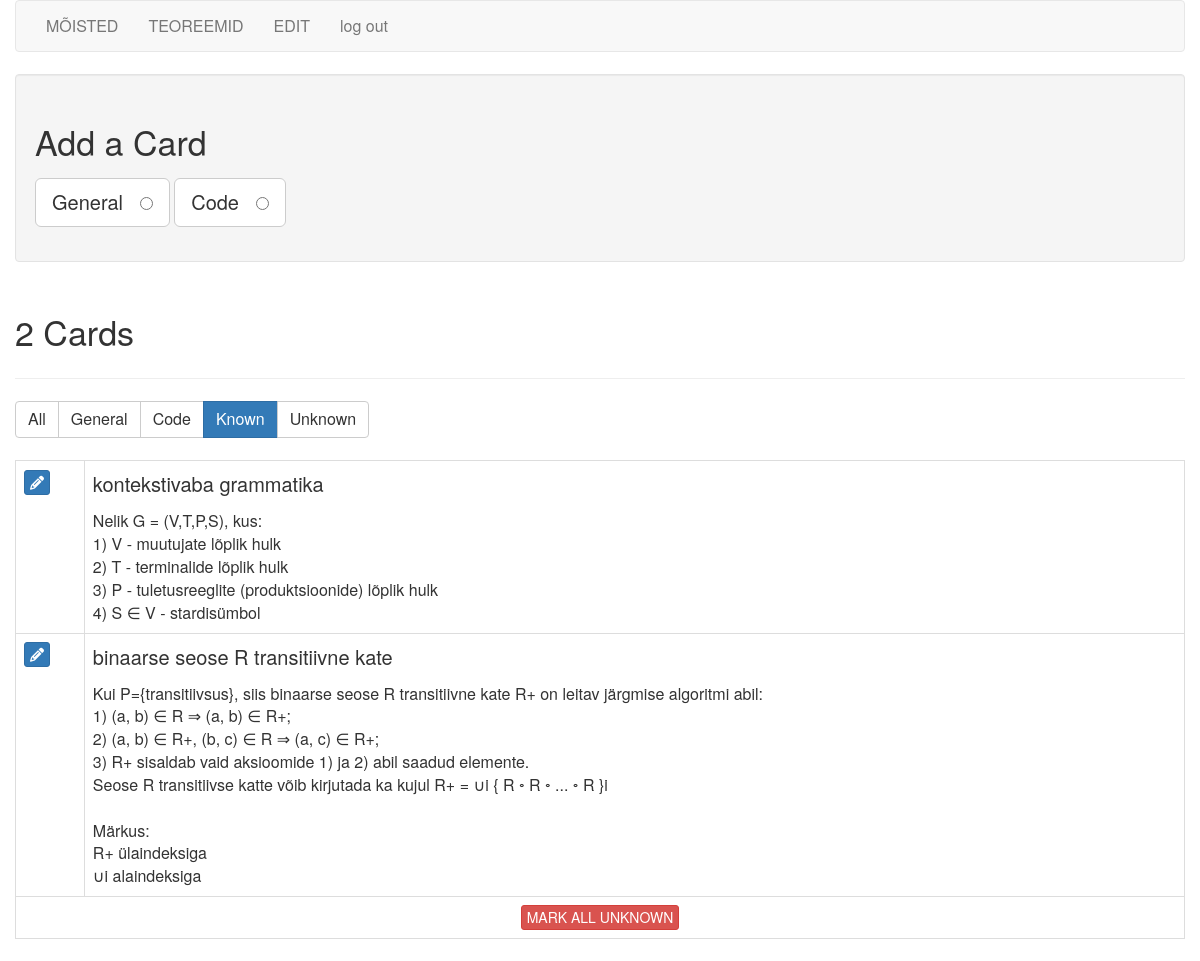
/filter_cards/known (signed in), run on an earlier commit of the app's database.
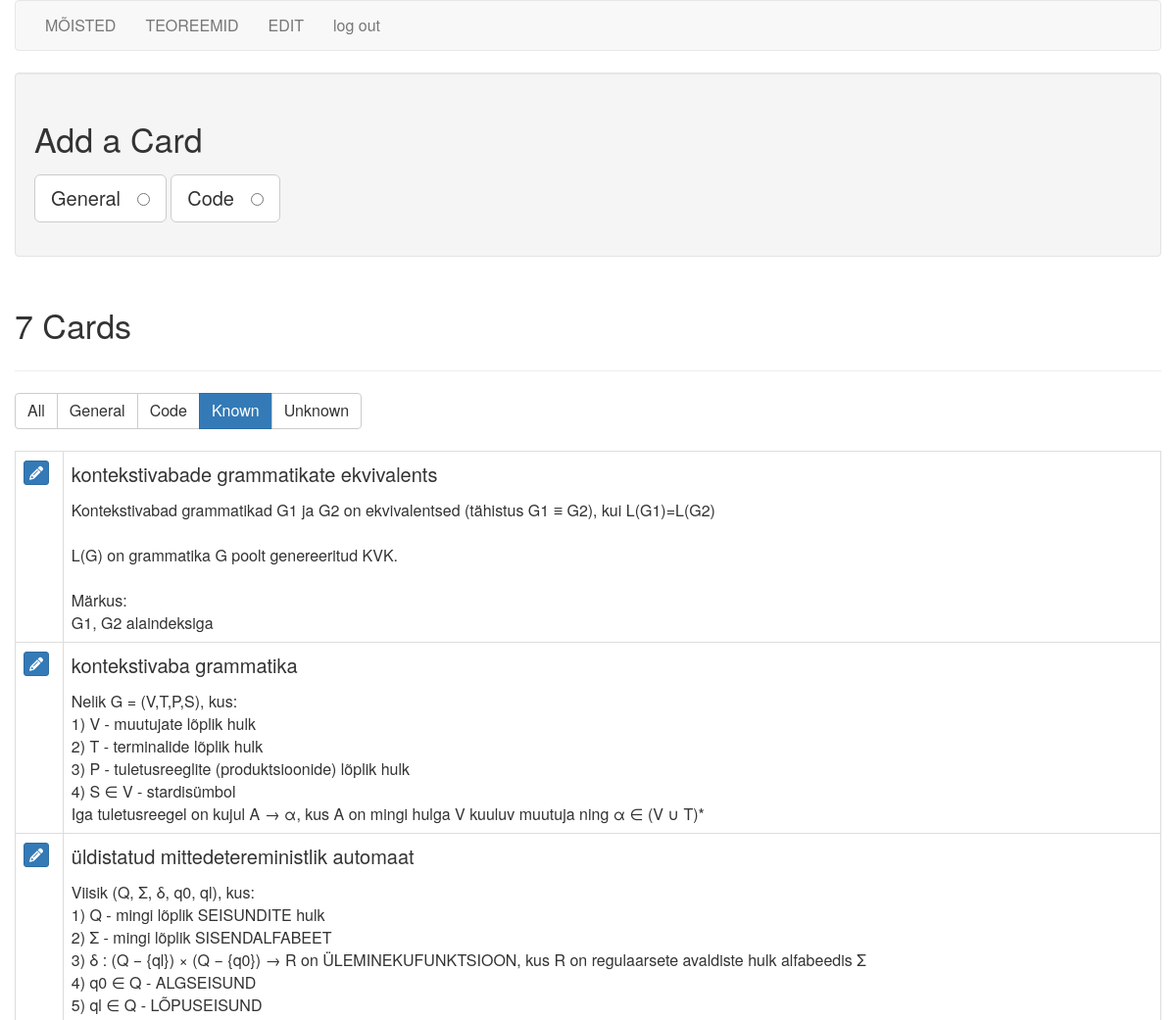
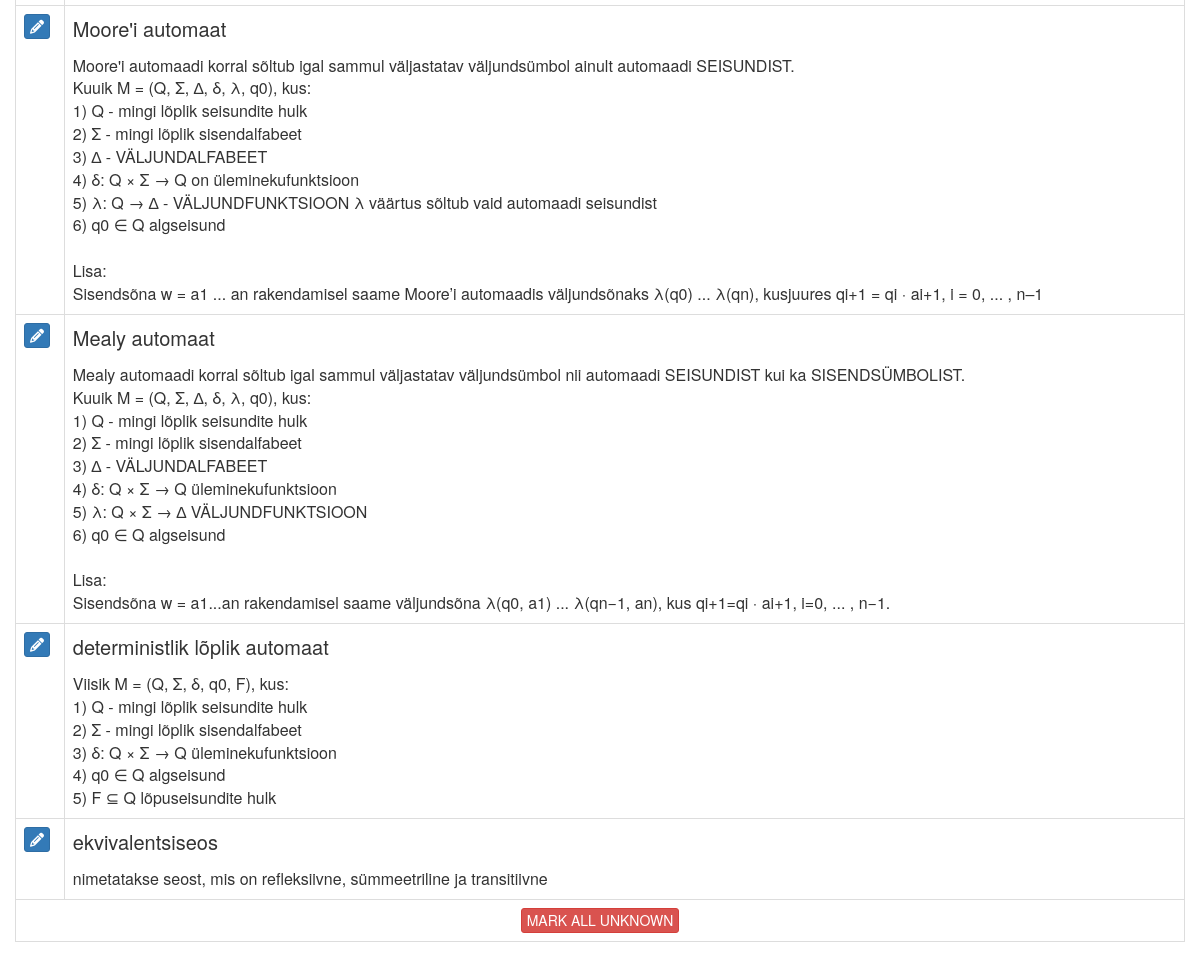
And on a later commit of the database (2 pictures, top to bottom).
### tables this page shows
CREATE TABLE cards (
  id integer primary key autoincrement,
  type tinyint not null, /* 1 for vocab, 2 for code */
  front text not null,
  back text not null,
  known boolean default 0
);

### flash_cards.py (the view)
@app.route('/filter_cards/<filter_name>')
def filter_cards(filter_name):
    if not session.get('logged_in'):
        return redirect(url_for('login'))
    filters = {
        "all": "where 1 = 1",
        "general": "where type = 1",
        "code": "where type = 2",
        "known": "where known = 1",
        "unknown": "where known = 0",
    }
    query = filters.get(filter_name)
    if not query:
        return redirect(url_for('cards'))
    db = get_db()
    fullquery = "SELECT id, type, front, back, known FROM cards " + query + " ORDER BY id DESC"
    cur = db.execute(fullquery)
    cards = cur.fetchall()
    return render_template('cards.html', cards=cards, filter_name=filter_name)

### flash_cards.py (called while the page is built)
def connect_db():
    rv = sqlite3.connect(app.config['DATABASE'])
    rv.row_factory = sqlite3.Row
    return rv

def get_db():
    if not hasattr(g, 'sqlite_db'):
        g.sqlite_db = connect_db()
    return g.sqlite_db

### templates/cards.html (shortened to what this page needs)
{% extends "layout.html" %}
{% block body %}
    <div class="well editPanel">
        <h2>Add a Card</h2>
        <form action="{{ url_for('add_card') }}" method="post" class="cardForm">
            <div class="form-group">
                <label for="general" class="toggleButton btn btn-default btn-lg">General &nbsp;
                    <input type="radio" name="type" value="1" id="general"/>
                </label>
                <label for="code" class="toggleButton btn btn-default btn-lg">Code &nbsp;
                    <input type="radio" name="type" value="2" id="code"/>
                </label>
            </div>
        </form>
    </div>
    <div class="page-header">
        <h2>{{ cards|length }} Card{{ '' if (cards|length == 1) else 's' }}</h2>
    </div>
    <div class="btn-group btn-group-md" role="group" aria-label="filters">
        <a href="{{ url_for('filter_cards', filter_name="all") }}"
           class="btn btn-{{ "primary" if filter_name == "all" else "default" }}">All</a>
        <a href="{{ url_for('filter_cards', filter_name="general") }}"
           class="btn btn-{{ "primary" if filter_name == "general" else "default" }}">General</a>
        <a href="{{ url_for('filter_cards', filter_name="code") }}"
           class="btn btn-{{ "primary" if filter_name == "code" else "default" }}">Code</a>
        <a href="{{ url_for('filter_cards', filter_name="known") }}"
           class="btn btn-{{ "primary" if filter_name == "known" else "default" }}">Known</a>
        <a href="{{ url_for('filter_cards', filter_name="unknown") }}"
           class="btn btn-{{ "primary" if filter_name == "unknown" else "default" }}">Unknown</a>
    </div>
    <br/>
    <br/>
    <table class="table table-bordered">
        {% for card in cards %}
            <tr>
                <td>
                    <a href="{{ url_for('edit', card_id=card.id) }}" class="btn btn-xs btn-primary"><i
                            class="fa fa-pencil" aria-hidden="true"></i></a>
                </td>
                <td class="cardContent">
                    <h4>
                        {{ card.front }}
                    </h4>
                    {% if card.type == 1 %}
                        {{ card.back|replace("\n", "<br />")|safe }}
                    {% else %}
                        <pre>{{ card.back|safe }}</pre>
                    {% endif %}
                </td>
            </tr>
        {% else %}
            <tr>
                <td>
                    <em>No cards to show.</em>
                </td>
            </tr>
        {% endfor %}
        {% if cards %}
            {% if filter_name == "known" %}
                <tr>
                    <td colspan="2" align="center">
                        <a href="/mark_all_unknown" class="btn btn-danger btn-xs text-uppercase">
                            mark all unknown
                        </a>
                    </td>
                </tr>
            {% endif %}
        {% endif %}
    </table>
{% endblock %}

What changed in the data, as far as the page shows it:
no longer on this page (row edited): cards: front "binaarse seose R transitiivne kate", back "Kui P={transitiivsus}, siis binaarse seose R transitiivne kate R+ on leitav järgmise algoritmi abil: 1) (a, b) ∈ R ⇒ (a, b) ∈ R+; 2) (a, b) ∈ R+, (b, c) ∈ R ⇒ (a, c) ∈ R+; 3) R+ sisaldab vaid aksioomide 1) ja 2) abil saadud elemente. Seose R transitiivse katte võib kirjutada ka kujul R+ = ∪i { R ◦ R ◦ ... ◦ R }i Märkus: R+ ülaindeksiga ∪i alaindeksiga"
now on this page (row edited): cards: front "kontekstivabade grammatikate ekvivalents", back "Kontekstivabad grammatikad G1 ja G2 on ekvivalentsed (tähistus G1 ≡ G2), kui L(G1)=L(G2) L(G) on grammatika G poolt genereeritud KVK. Märkus: G1, G2 alaindeksiga"
changed cards "kontekstivaba grammatika": back "…∈ V - stardisümbol" → "…∈ V - stardisümbol Iga tuletusreegel on kujul A → α, kus A on mingi hulga V kuuluv muutuja ning α ∈ (V ∪ T)*"
now on this page (row edited): cards: front "üldistatud mittedetereministlik automaat", back "Viisik (Q, Σ, δ, q0, ql), kus: 1) Q - mingi lõplik SEISUNDITE hulk 2) Σ - mingi lõplik SISENDALFABEET 3) δ : (Q − {ql}) × (Q − {q0}) → R on ÜLEMINEKUFUNKTSIOON, kus R on regulaarsete avaldiste hulk alfabeedis Σ 4) q0 ∈ Q - ALGSEISUND 5) ql ∈ Q - LÕPUSEISUND"
now on this page (row edited): cards: front "Moore'i automaat", back "Moore'i automaadi korral sõltub igal sammul väljastatav väljundsümbol ainult automaadi SEISUNDIST. Kuuik M = (Q, Σ, ∆, δ, λ, q0), kus: 1) Q - mingi lõplik seisundite hulk 2) Σ - mingi lõplik sisendalfabeet 3) ∆ - VÄLJUNDALFABEET 4) δ: Q × Σ → Q on üleminekufunktsioon 5) λ: Q → ∆ - VÄLJUNDFUNKTSIOON λ väärtus sõltub vaid automaadi seisundist 6) q0 ∈ Q algseisund Lisa: Sisendsõna w = a1 ... an rakendamisel saame Moore’i automaadis väljundsõnaks λ(q0) ... λ(qn), kusjuures qi+1 = qi · ai+1, i = 0, ... , n–1"
now on this page (row edited): cards: front "Mealy automaat", back "Mealy automaadi korral sõltub igal sammul väljastatav väljundsümbol nii automaadi SEISUNDIST kui ka SISENDSÜMBOLIST. Kuuik M = (Q, Σ, ∆, δ, λ, q0), kus: 1) Q - mingi lõplik seisundite hulk 2) Σ - mingi lõplik sisendalfabeet 3) ∆ - VÄLJUNDALFABEET 4) δ: Q × Σ → Q üleminekufunktsioon 5) λ: Q × Σ → ∆ VÄLJUNDFUNKTSIOON 6) q0 ∈ Q algseisund Lisa: Sisendsõna w = a1...an rakendamisel saame väljundsõna λ(q0, a1) ... λ(qn−1, an), kus qi+1=qi · ai+1, i=0, ... , n−1."
now on this page (row edited): cards: front "deterministlik lõplik automaat", back "Viisik M = (Q, Σ, δ, q0, F), kus: 1) Q - mingi lõplik seisundite hulk 2) Σ - mingi lõplik sisendalfabeet 3) δ: Q × Σ → Q üleminekufunktsioon 4) q0 ∈ Q algseisund 5) F ⊆ Q lõpuseisundite hulk"
now on this page (row edited): cards: front "ekvivalentsiseos", back "nimetatakse seost, mis on refleksiivne, sümmeetriline ja transitiivne"
Also different on the page:
{{ cards|length }}: "2" → "7"
